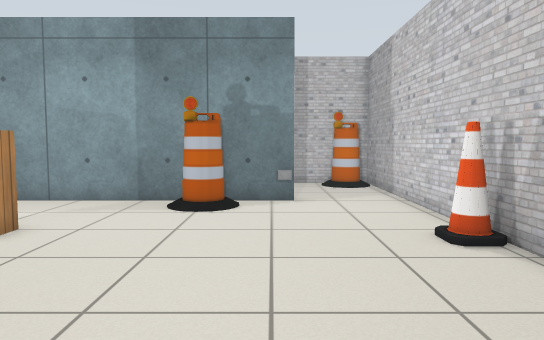
[1] (above)

15 first-person views from a walk through a Gazebo world. The camera is 0.9 m above the floor, tilts 4° down and sees 70° across. The floor is counted in squares, 0.5 m on a side. Each view is taken from the middle of a square. On the plan, view 1 faces up. The plan holds only what a view shows up to about 18 squares ahead; the rest is blank. Robots are left out. Gazebo's built-in surfaces are drawn with simple patterns. Some surface patterns are stand-ins.

[2]
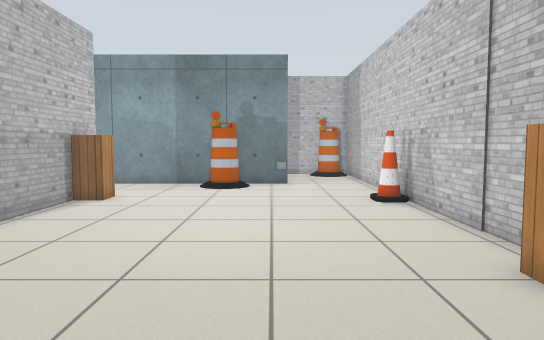

[3]
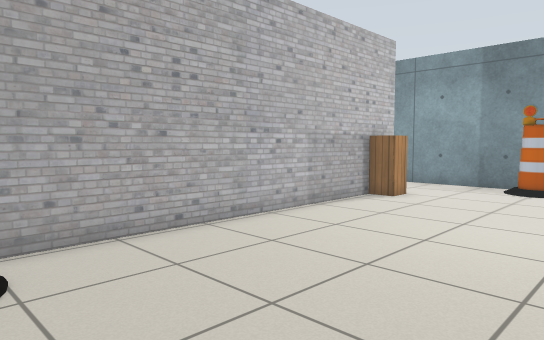

[4]
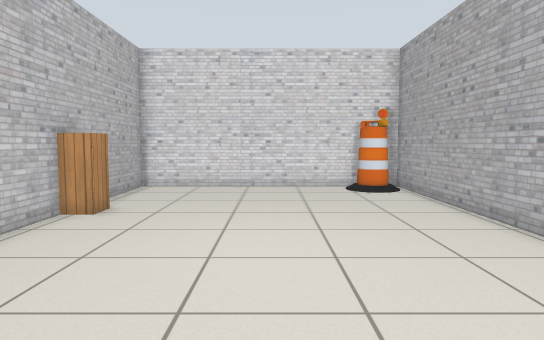

[5]
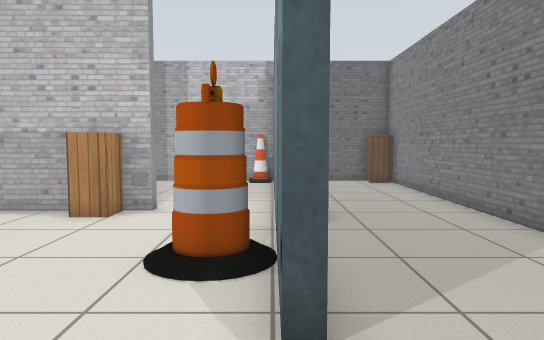

[6]
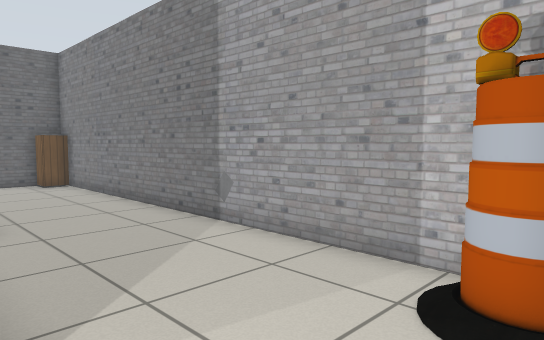

[7]
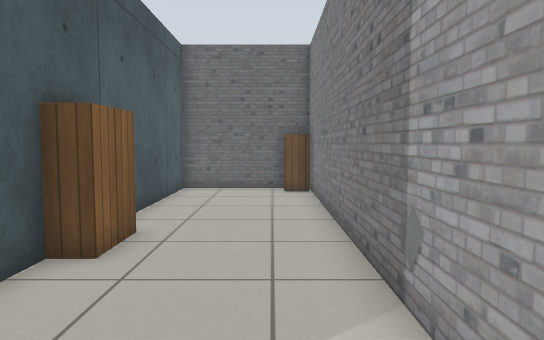

[8]
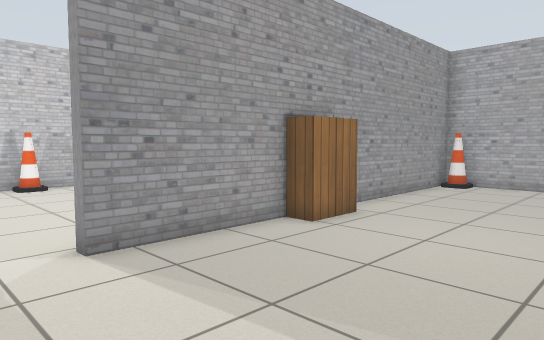

[9]
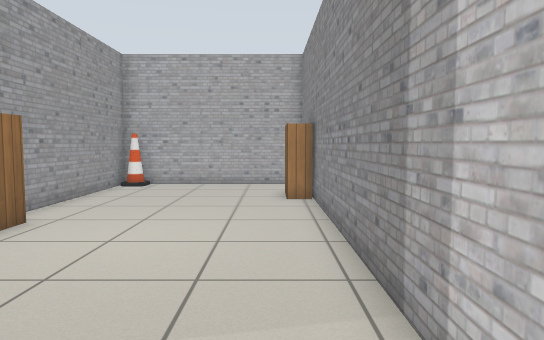

[10]
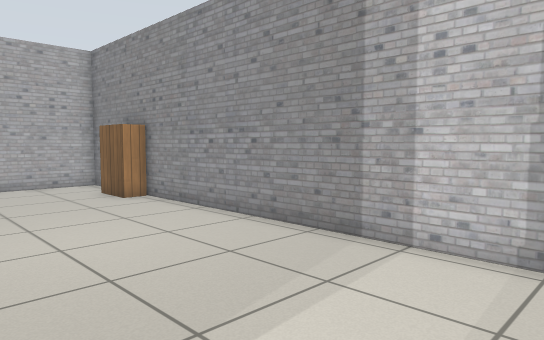

[11]
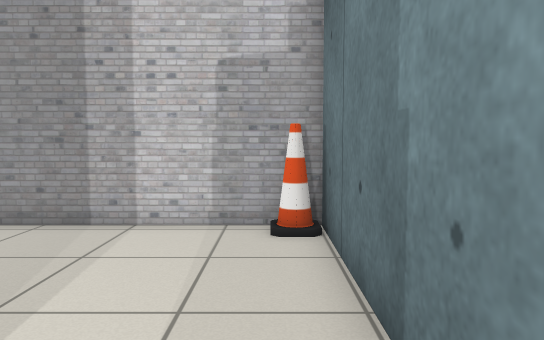

[12]
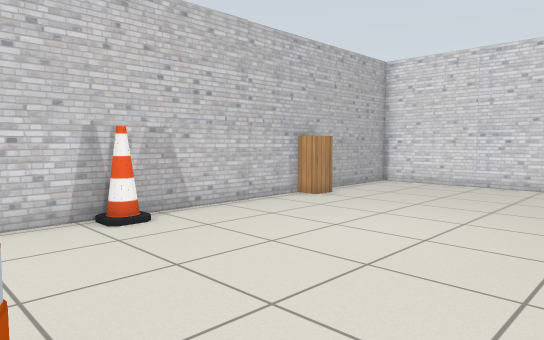

[13]
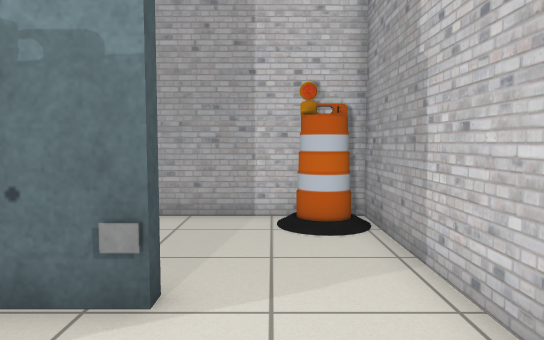

[14]
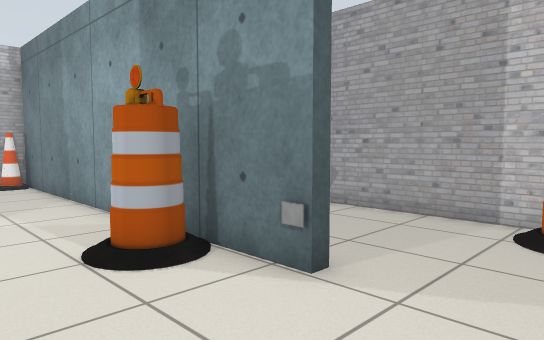

[15]
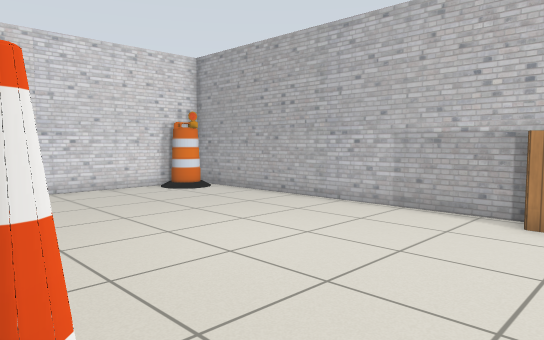

### Floor plan
Points are (right, up) in squares from view 1. A wall is a line through its corners. A room is listed if a view was taken in it or the views show most of it. See-through windows are left out.
Room 1 (views 1, 2, 3, 4, 5, 6, 7, 12, 13, 14, 15)
walls: (-6.2, 7.6) (-6.2, -6) (4.3, -6) (4.3, 17.5) (-14.4, 17.5) (-14.4, 12.5) (-3.9, 12.5); (-0.4, 12.1) (-5.4, 12.1)
ways out: opening at (-6, 9.5) to room 2
objects: cabinet (-14, 17); bookshelf (-7, 13) to (-5, 13); barrel (-5, -5); grey panel (-3, 17); barrel (-2, 11); grey panel (0, 12); barrel (3, 16) to (3, 17); cabinet (4, 0); cone (4, 7)
Room 2 (views 8, 9, 10, 11)
walls: (-6.6, 4.6) (-6.6, 7.6); (-14.4, -3.4) (-14.4, -6) (-6.6, -6) (-6.6, 2.7); (-5.4, 12.1) (-14.4, 12.1) (-14.4, -1.5)
ways out: opening at (-6, 9.5) to room 1
objects: bookshelf (-14, -3) to (-14, -2); cone (-14, 11); cone (-7, -5); bookshelf (-7, 3) to (-7, 4); cabinet (-6, 8); grey panel (-6, 9)

Where each view was taken, in squares from view 1:
view 1: 0 up, 0 right, facing up
view 2: 5 down, 0 right, facing up
view 3: 5 down, 1 right, facing up-left
view 4: 10 up, 1 left, facing down
view 5: 12 up, 4 right, facing left
view 6: 12 up, 4 right, facing up-left
view 7: 16 up, 1 right, facing left
view 8: 11 up, 13 left, facing down-right
view 9: 11 up, 13 left, facing down
view 10: 11 up, 8 left, facing down-left
view 11: 11 up, 6 left, facing left
view 12: 11 up, 5 left, facing down-right
view 13: 8 up, 2 right, facing up
view 14: 8 up, 4 right, facing up-left
view 15: 9 up, 4 right, facing down-left
